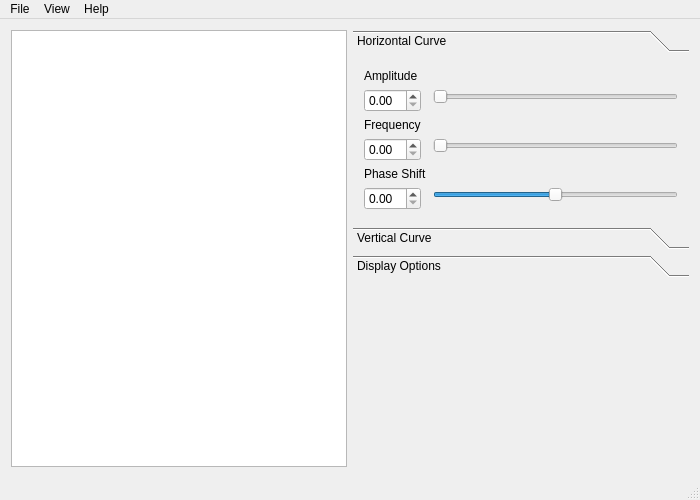
<?xml version="1.0" encoding="UTF-8"?>
<ui version="4.0">
 <class>Lissajous</class>
 <widget class="QMainWindow" name="Lissajous">
  <property name="geometry">
   <rect>
    <x>0</x>
    <y>0</y>
    <width>700</width>
    <height>500</height>
   </rect>
  </property>
  <property name="windowTitle">
   <string>Lissajous Curve</string>
  </property>
  <widget class="QWidget" name="centralWidget">
   <layout class="QHBoxLayout" name="horizontalLayout" stretch="0,0">
    <item>
     <layout class="QGridLayout" name="gridLayout">
      <item row="0" column="0">
       <widget class="QChartView" name="chartView">
        <property name="sizePolicy">
         <sizepolicy hsizetype="Minimum" vsizetype="Minimum">
          <horstretch>1</horstretch>
          <verstretch>1</verstretch>
         </sizepolicy>
        </property>
        <property name="sizeIncrement">
         <size>
          <width>1</width>
          <height>1</height>
         </size>
        </property>
       </widget>
      </item>
     </layout>
    </item>
    <item>
     <layout class="QVBoxLayout" name="verticalLayout_4">
      <item>
       <widget class="QToolBox" name="toolBox">
        <property name="sizePolicy">
         <sizepolicy hsizetype="Minimum" vsizetype="Minimum">
          <horstretch>0</horstretch>
          <verstretch>0</verstretch>
         </sizepolicy>
        </property>
        <widget class="QWidget" name="horizontalCurvePage">
         <property name="geometry">
          <rect>
           <x>0</x>
           <y>0</y>
           <width>336</width>
           <height>201</height>
          </rect>
         </property>
         <attribute name="label">
          <string>Horizontal Curve</string>
         </attribute>
         <layout class="QVBoxLayout" name="verticalLayout">
          <item>
           <layout class="QFormLayout" name="formLayout_2">
            <item row="0" column="0">
             <widget class="QLabel" name="label">
              <property name="text">
               <string>Amplitude</string>
              </property>
             </widget>
            </item>
            <item row="1" column="0">
             <widget class="QDoubleSpinBox" name="doubleSpinBox"/>
            </item>
            <item row="2" column="0">
             <widget class="QLabel" name="label_3">
              <property name="text">
               <string>Frequency</string>
              </property>
             </widget>
            </item>
            <item row="3" column="0">
             <widget class="QDoubleSpinBox" name="doubleSpinBox_3"/>
            </item>
            <item row="4" column="0">
             <widget class="QLabel" name="label_5">
              <property name="text">
               <string>Phase Shift</string>
              </property>
             </widget>
            </item>
            <item row="5" column="0">
             <widget class="QDoubleSpinBox" name="doubleSpinBox_5"/>
            </item>
            <item row="1" column="1">
             <widget class="QSlider" name="horizontalSlider">
              <property name="orientation">
               <enum>Qt::Horizontal</enum>
              </property>
             </widget>
            </item>
            <item row="3" column="1">
             <widget class="QSlider" name="horizontalSlider_3">
              <property name="orientation">
               <enum>Qt::Horizontal</enum>
              </property>
             </widget>
            </item>
            <item row="5" column="1">
             <widget class="QSlider" name="horizontalSlider_5">
              <property name="minimum">
               <number>-180</number>
              </property>
              <property name="maximum">
               <number>180</number>
              </property>
              <property name="orientation">
               <enum>Qt::Horizontal</enum>
              </property>
             </widget>
            </item>
           </layout>
          </item>
         </layout>
        </widget>
        <widget class="QWidget" name="verticalCurvePage">
         <property name="geometry">
          <rect>
           <x>0</x>
           <y>0</y>
           <width>336</width>
           <height>201</height>
          </rect>
         </property>
         <attribute name="label">
          <string>Vertical Curve</string>
         </attribute>
         <layout class="QVBoxLayout" name="verticalLayout_2">
          <item>
           <layout class="QFormLayout" name="formLayout_3">
            <item row="0" column="0">
             <widget class="QLabel" name="label_2">
              <property name="text">
               <string>Amplitude</string>
              </property>
             </widget>
            </item>
            <item row="1" column="0">
             <widget class="QDoubleSpinBox" name="doubleSpinBox_2"/>
            </item>
            <item row="1" column="1">
             <widget class="QSlider" name="horizontalSlider_2">
              <property name="orientation">
               <enum>Qt::Horizontal</enum>
              </property>
             </widget>
            </item>
            <item row="3" column="0">
             <widget class="QDoubleSpinBox" name="doubleSpinBox_4"/>
            </item>
            <item row="3" column="1">
             <widget class="QSlider" name="horizontalSlider_4">
              <property name="orientation">
               <enum>Qt::Horizontal</enum>
              </property>
             </widget>
            </item>
            <item row="2" column="0">
             <widget class="QLabel" name="label_4">
              <property name="text">
               <string>Frequency</string>
              </property>
             </widget>
            </item>
            <item row="4" column="0">
             <widget class="QLabel" name="label_6">
              <property name="text">
               <string>Phase Shift</string>
              </property>
             </widget>
            </item>
            <item row="5" column="0">
             <widget class="QDoubleSpinBox" name="doubleSpinBox_6"/>
            </item>
            <item row="5" column="1">
             <widget class="QSlider" name="horizontalSlider_6">
              <property name="orientation">
               <enum>Qt::Horizontal</enum>
              </property>
             </widget>
            </item>
           </layout>
          </item>
         </layout>
        </widget>
        <widget class="QWidget" name="page">
         <property name="geometry">
          <rect>
           <x>0</x>
           <y>0</y>
           <width>336</width>
           <height>136</height>
          </rect>
         </property>
         <attribute name="label">
          <string>Display Options</string>
         </attribute>
         <layout class="QVBoxLayout" name="verticalLayout_3"/>
        </widget>
       </widget>
      </item>
      <item>
       <spacer name="verticalSpacer">
        <property name="orientation">
         <enum>Qt::Vertical</enum>
        </property>
        <property name="sizeHint" stdset="0">
         <size>
          <width>20</width>
          <height>40</height>
         </size>
        </property>
       </spacer>
      </item>
     </layout>
    </item>
   </layout>
  </widget>
  <widget class="QMenuBar" name="menuBar">
   <property name="geometry">
    <rect>
     <x>0</x>
     <y>0</y>
     <width>700</width>
     <height>21</height>
    </rect>
   </property>
   <widget class="QMenu" name="menuFile">
    <property name="title">
     <string>File</string>
    </property>
    <addaction name="actionExit"/>
   </widget>
   <widget class="QMenu" name="menuView">
    <property name="title">
     <string>View</string>
    </property>
    <addaction name="actionDynamic_View"/>
   </widget>
   <widget class="QMenu" name="menuHelp">
    <property name="title">
     <string>Help</string>
    </property>
    <addaction name="actionAbout_Creator"/>
   </widget>
   <addaction name="menuFile"/>
   <addaction name="menuView"/>
   <addaction name="menuHelp"/>
  </widget>
  <widget class="QStatusBar" name="statusBar"/>
  <action name="actionAbout_Creator">
   <property name="text">
    <string>About Creator</string>
   </property>
  </action>
  <action name="actionExit">
   <property name="text">
    <string>Exit</string>
   </property>
  </action>
  <action name="actionDynamic_View">
   <property name="checkable">
    <bool>true</bool>
   </property>
   <property name="text">
    <string>Dynamic View</string>
   </property>
  </action>
 </widget>
 <layoutdefault spacing="6" margin="11"/>
 <customwidgets>
  <customwidget>
   <class>QChartView</class>
   <extends>QGraphicsView</extends>
   <header>QtCharts</header>
  </customwidget>
 </customwidgets>
 <resources/>
 <connections/>
</ui>
